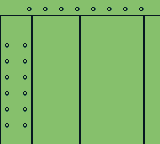

Below is a game level as drawn by its tile map, then a one-line description and the .tmx file that defines it, in full:
An orthogonal 10x9 tile map with 16x16 px tiles, 1 tile layer (Tile Layer 1).

<map version="1.10" tiledversion="1.11.0" orientation="orthogonal" renderorder="right-down" width="10" height="9" tilewidth="16" tileheight="16" infinite="0" nextlayerid="2" nextobjectid="1">
 <tileset firstgid="1" source="Temporal Light/temporal_light_tileset.tsx" />
 <layer id="1" name="Tile Layer 1" width="10" height="9">
  <data encoding="csv">
536871749,1610613508,1610613508,1610613508,1610613508,1610613508,1610613508,1610613508,1610613508,536871749,
836,837,836,904,837,836,904,904,837,836,
772,773,836,904,837,836,904,904,837,836,
772,773,836,904,837,836,904,904,837,836,
772,773,836,904,837,836,904,904,837,836,
772,773,836,904,837,836,904,904,837,836,
772,773,836,904,837,836,904,904,837,836,
772,773,836,904,837,836,904,904,837,836,
836,837,836,904,837,836,904,904,837,836
</data>
 </layer>
</map>
